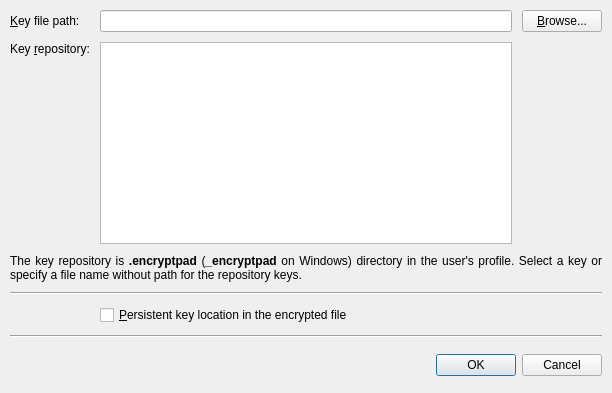
<?xml version="1.0" encoding="UTF-8"?>
<ui version="4.0">
 <class>SetKeyDialog</class>
 <widget class="QDialog" name="SetKeyDialog">
  <property name="windowModality">
   <enum>Qt::ApplicationModal</enum>
  </property>
  <property name="geometry">
   <rect>
    <x>0</x>
    <y>0</y>
    <width>612</width>
    <height>393</height>
   </rect>
  </property>
  <property name="sizePolicy">
   <sizepolicy hsizetype="Fixed" vsizetype="Fixed">
    <horstretch>0</horstretch>
    <verstretch>0</verstretch>
   </sizepolicy>
  </property>
  <property name="minimumSize">
   <size>
    <width>602</width>
    <height>387</height>
   </size>
  </property>
  <property name="windowTitle">
   <string>Set Encryption Key</string>
  </property>
  <property name="layoutDirection">
   <enum>Qt::LeftToRight</enum>
  </property>
  <property name="styleSheet">
   <string notr="true"/>
  </property>
  <property name="modal">
   <bool>true</bool>
  </property>
  <layout class="QGridLayout" name="gridLayout">
   <item row="0" column="0">
    <layout class="QGridLayout" name="gridLayout_2">
     <property name="sizeConstraint">
      <enum>QLayout::SetDefaultConstraint</enum>
     </property>
     <property name="leftMargin">
      <number>10</number>
     </property>
     <property name="topMargin">
      <number>10</number>
     </property>
     <property name="rightMargin">
      <number>10</number>
     </property>
     <property name="bottomMargin">
      <number>10</number>
     </property>
     <property name="spacing">
      <number>10</number>
     </property>
     <item row="1" column="0">
      <widget class="QLabel" name="label">
       <property name="text">
        <string>Key &amp;repository:</string>
       </property>
       <property name="alignment">
        <set>Qt::AlignLeading|Qt::AlignLeft|Qt::AlignTop</set>
       </property>
       <property name="buddy">
        <cstring>uiRepositoryListView</cstring>
       </property>
      </widget>
     </item>
     <item row="3" column="0" colspan="3">
      <widget class="Line" name="line">
       <property name="orientation">
        <enum>Qt::Horizontal</enum>
       </property>
      </widget>
     </item>
     <item row="0" column="1">
      <widget class="QLineEdit" name="uiKeyFilePath">
       <property name="enabled">
        <bool>true</bool>
       </property>
       <property name="sizePolicy">
        <sizepolicy hsizetype="Minimum" vsizetype="Fixed">
         <horstretch>0</horstretch>
         <verstretch>0</verstretch>
        </sizepolicy>
       </property>
       <property name="baseSize">
        <size>
         <width>0</width>
         <height>0</height>
        </size>
       </property>
      </widget>
     </item>
     <item row="5" column="0" colspan="3">
      <widget class="Line" name="line_2">
       <property name="orientation">
        <enum>Qt::Horizontal</enum>
       </property>
      </widget>
     </item>
     <item row="0" column="2">
      <widget class="QPushButton" name="uiFileDialog">
       <property name="sizePolicy">
        <sizepolicy hsizetype="Minimum" vsizetype="Fixed">
         <horstretch>0</horstretch>
         <verstretch>0</verstretch>
        </sizepolicy>
       </property>
       <property name="baseSize">
        <size>
         <width>0</width>
         <height>0</height>
        </size>
       </property>
       <property name="layoutDirection">
        <enum>Qt::RightToLeft</enum>
       </property>
       <property name="text">
        <string>&amp;Browse...</string>
       </property>
       <property name="autoDefault">
        <bool>false</bool>
       </property>
       <property name="flat">
        <bool>false</bool>
       </property>
      </widget>
     </item>
     <item row="1" column="1">
      <widget class="QListView" name="uiRepositoryListView"/>
     </item>
     <item row="0" column="0">
      <widget class="QLabel" name="lblKeyFilePath">
       <property name="sizePolicy">
        <sizepolicy hsizetype="Fixed" vsizetype="Preferred">
         <horstretch>0</horstretch>
         <verstretch>0</verstretch>
        </sizepolicy>
       </property>
       <property name="styleSheet">
        <string notr="true"/>
       </property>
       <property name="text">
        <string>&amp;Key file path:</string>
       </property>
       <property name="buddy">
        <cstring>uiKeyFilePath</cstring>
       </property>
      </widget>
     </item>
     <item row="4" column="1">
      <widget class="QCheckBox" name="uiPersistKeyLocation">
       <property name="text">
        <string>&amp;Persistent key location in the encrypted file</string>
       </property>
      </widget>
     </item>
     <item row="2" column="0" colspan="3">
      <widget class="QLabel" name="label_2">
       <property name="text">
        <string>&lt;html&gt;&lt;head/&gt;&lt;body&gt;&lt;p&gt;The key repository is &lt;span style=&quot; font-weight:600;&quot;&gt;.encryptpad&lt;/span&gt; (&lt;b&gt;_encryptpad&lt;/b&gt; on Windows) directory in the user's profile. Select a key or specify a file name without path for the repository keys.&lt;/p&gt;&lt;/body&gt;&lt;/html&gt;</string>
       </property>
       <property name="alignment">
        <set>Qt::AlignJustify|Qt::AlignVCenter</set>
       </property>
       <property name="wordWrap">
        <bool>true</bool>
       </property>
      </widget>
     </item>
     <item row="6" column="0" colspan="3">
      <widget class="QDialogButtonBox" name="buttonBox">
       <property name="minimumSize">
        <size>
         <width>0</width>
         <height>35</height>
        </size>
       </property>
       <property name="standardButtons">
        <set>QDialogButtonBox::Cancel|QDialogButtonBox::Ok</set>
       </property>
      </widget>
     </item>
    </layout>
   </item>
  </layout>
 </widget>
 <layoutdefault spacing="0" margin="0"/>
 <tabstops>
  <tabstop>uiKeyFilePath</tabstop>
  <tabstop>uiFileDialog</tabstop>
  <tabstop>uiRepositoryListView</tabstop>
  <tabstop>uiPersistKeyLocation</tabstop>
 </tabstops>
 <resources/>
 <connections>
  <connection>
   <sender>uiKeyFilePath</sender>
   <signal>textChanged(QString)</signal>
   <receiver>uiRepositoryListView</receiver>
   <slot>clearSelection()</slot>
   <hints>
    <hint type="sourcelabel">
     <x>164</x>
     <y>30</y>
    </hint>
    <hint type="destinationlabel">
     <x>175</x>
     <y>80</y>
    </hint>
   </hints>
  </connection>
  <connection>
   <sender>buttonBox</sender>
   <signal>accepted()</signal>
   <receiver>SetKeyDialog</receiver>
   <slot>accept()</slot>
   <hints>
    <hint type="sourcelabel">
     <x>300</x>
     <y>347</y>
    </hint>
    <hint type="destinationlabel">
     <x>300</x>
     <y>193</y>
    </hint>
   </hints>
  </connection>
  <connection>
   <sender>buttonBox</sender>
   <signal>rejected()</signal>
   <receiver>SetKeyDialog</receiver>
   <slot>reject()</slot>
   <hints>
    <hint type="sourcelabel">
     <x>300</x>
     <y>347</y>
    </hint>
    <hint type="destinationlabel">
     <x>300</x>
     <y>193</y>
    </hint>
   </hints>
  </connection>
  <connection>
   <sender>uiRepositoryListView</sender>
   <signal>doubleClicked(QModelIndex)</signal>
   <receiver>SetKeyDialog</receiver>
   <slot>accept()</slot>
   <hints>
    <hint type="sourcelabel">
     <x>305</x>
     <y>142</y>
    </hint>
    <hint type="destinationlabel">
     <x>300</x>
     <y>193</y>
    </hint>
   </hints>
  </connection>
 </connections>
 <designerdata>
  <property name="gridDeltaX">
   <number>10</number>
  </property>
  <property name="gridDeltaY">
   <number>10</number>
  </property>
  <property name="gridSnapX">
   <bool>true</bool>
  </property>
  <property name="gridSnapY">
   <bool>true</bool>
  </property>
  <property name="gridVisible">
   <bool>true</bool>
  </property>
 </designerdata>
</ui>
